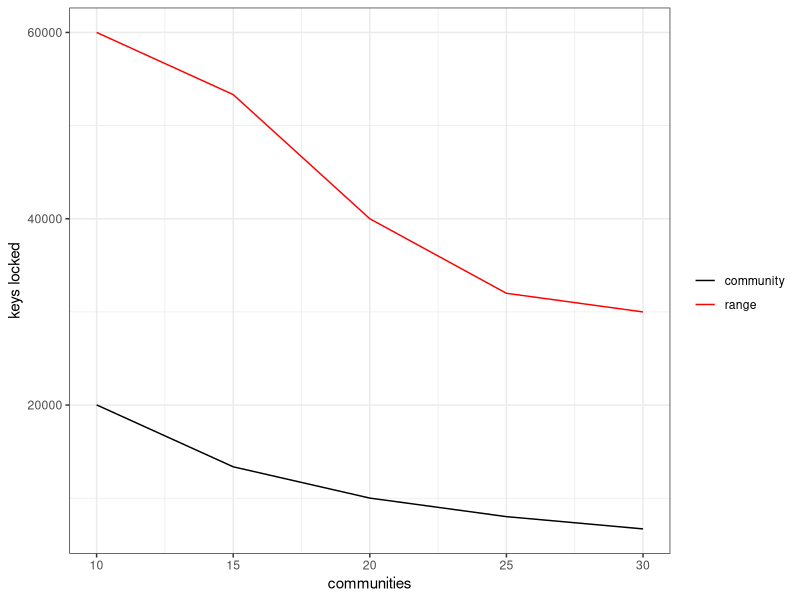

The R source for this figure:
suppressPackageStartupMessages(library(ggplot2))
suppressPackageStartupMessages(library(readr))
suppressPackageStartupMessages(library(dplyr))

raw = read_csv(file = "./results.csv",col_names = TRUE,show_col_types = FALSE)

range = raw %>% group_by(communities) %>%
  dplyr::summarize(rangeLocked = median(rangeLocked))

community = raw %>% group_by(communities) %>%
  dplyr::summarize(communityLocked = median(communityLocked))

raw = left_join(range, community, by = join_by(communities == communities))

p1 = ggplot(data = raw, aes(x = communities)) +
  geom_line(aes(y = rangeLocked, color = "red")) +
  geom_line(aes(y = communityLocked, color = "black")) +
  xlab("communities") + ylab("keys locked") + 
  scale_colour_manual(name = '', values =c('black'='black','red'='red'), labels = c('community','range')) +
  theme_bw() 

ggsave("lock-sim.png", p1, width = 8, height = 6, device = "png")
